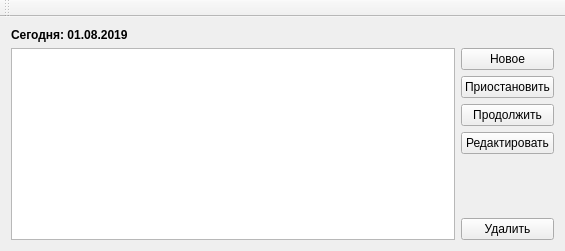
<?xml version="1.0" encoding="UTF-8"?>
<ui version="4.0">
 <class>QAcTime</class>
 <widget class="QMainWindow" name="QAcTime">
  <property name="geometry">
   <rect>
    <x>0</x>
    <y>0</y>
    <width>565</width>
    <height>251</height>
   </rect>
  </property>
  <property name="windowTitle">
   <string>QAcTime</string>
  </property>
  <widget class="QWidget" name="centralWidget">
   <layout class="QHBoxLayout" name="horizontalLayout_2">
    <item>
     <layout class="QVBoxLayout" name="verticalLayout_2">
      <item>
       <widget class="QLabel" name="todayLabel">
        <property name="font">
         <font>
          <weight>75</weight>
          <bold>true</bold>
         </font>
        </property>
        <property name="text">
         <string>Сегодня: 01.08.2019</string>
        </property>
       </widget>
      </item>
      <item>
       <layout class="QHBoxLayout" name="horizontalLayout">
        <item>
         <widget class="QTableView" name="tableView">
          <property name="editTriggers">
           <set>QAbstractItemView::NoEditTriggers</set>
          </property>
          <attribute name="verticalHeaderVisible">
           <bool>false</bool>
          </attribute>
         </widget>
        </item>
        <item>
         <layout class="QVBoxLayout" name="verticalLayout">
          <item>
           <widget class="QPushButton" name="newActivityButton">
            <property name="text">
             <string>Новое</string>
            </property>
           </widget>
          </item>
          <item>
           <widget class="QPushButton" name="pauseButton">
            <property name="text">
             <string>Приостановить</string>
            </property>
           </widget>
          </item>
          <item>
           <widget class="QPushButton" name="continueButton">
            <property name="text">
             <string>Продолжить</string>
            </property>
           </widget>
          </item>
          <item>
           <widget class="QPushButton" name="editButton">
            <property name="text">
             <string>Редактировать</string>
            </property>
           </widget>
          </item>
          <item>
           <spacer name="verticalSpacer">
            <property name="orientation">
             <enum>Qt::Vertical</enum>
            </property>
            <property name="sizeHint" stdset="0">
             <size>
              <width>17</width>
              <height>38</height>
             </size>
            </property>
           </spacer>
          </item>
          <item>
           <widget class="QPushButton" name="deleteButton">
            <property name="text">
             <string>Удалить</string>
            </property>
           </widget>
          </item>
         </layout>
        </item>
       </layout>
      </item>
     </layout>
    </item>
   </layout>
  </widget>
  <widget class="QToolBar" name="mainToolBar">
   <attribute name="toolBarArea">
    <enum>TopToolBarArea</enum>
   </attribute>
   <attribute name="toolBarBreak">
    <bool>false</bool>
   </attribute>
  </widget>
  <action name="newAction">
   <property name="icon">
    <iconset resource="qactime.qrc">
     <normaloff>:/images/new-act.png</normaloff>:/images/new-act.png</iconset>
   </property>
   <property name="text">
    <string>newAction</string>
   </property>
   <property name="toolTip">
    <string>Новое</string>
   </property>
  </action>
  <action name="pauseAction">
   <property name="icon">
    <iconset resource="qactime.qrc">
     <normaloff>:/images/pause.png</normaloff>:/images/pause.png</iconset>
   </property>
   <property name="text">
    <string>pauseAction</string>
   </property>
   <property name="toolTip">
    <string>Приостановить</string>
   </property>
  </action>
  <action name="continueAction">
   <property name="icon">
    <iconset resource="qactime.qrc">
     <normaloff>:/images/continue.png</normaloff>:/images/continue.png</iconset>
   </property>
   <property name="text">
    <string>continueAction</string>
   </property>
   <property name="toolTip">
    <string>Продолжить</string>
   </property>
  </action>
  <action name="editAction">
   <property name="icon">
    <iconset resource="qactime.qrc">
     <normaloff>:/images/edit.png</normaloff>:/images/edit.png</iconset>
   </property>
   <property name="text">
    <string>editAction</string>
   </property>
   <property name="toolTip">
    <string>Редактировать</string>
   </property>
  </action>
  <action name="deleteAction">
   <property name="icon">
    <iconset resource="qactime.qrc">
     <normaloff>:/images/delete.png</normaloff>:/images/delete.png</iconset>
   </property>
   <property name="text">
    <string>deleteAction</string>
   </property>
   <property name="toolTip">
    <string>Удалить</string>
   </property>
  </action>
  <action name="reportAction">
   <property name="icon">
    <iconset resource="qactime.qrc">
     <normaloff>:/images/export.png</normaloff>:/images/export.png</iconset>
   </property>
   <property name="text">
    <string>reportAction</string>
   </property>
   <property name="toolTip">
    <string>Отчёт</string>
   </property>
  </action>
  <action name="aboutAction">
   <property name="icon">
    <iconset resource="qactime.qrc">
     <normaloff>:/images/about.png</normaloff>:/images/about.png</iconset>
   </property>
   <property name="text">
    <string>aboutAction</string>
   </property>
   <property name="toolTip">
    <string>О программе</string>
   </property>
  </action>
  <action name="aboutQtAction">
   <property name="icon">
    <iconset resource="qactime.qrc">
     <normaloff>:/images/qt-logo.png</normaloff>:/images/qt-logo.png</iconset>
   </property>
   <property name="text">
    <string>aboutQtAction</string>
   </property>
   <property name="toolTip">
    <string>Информация о Qt</string>
   </property>
  </action>
 </widget>
 <layoutdefault spacing="6" margin="11"/>
 <resources>
  <include location="qactime.qrc"/>
 </resources>
 <connections/>
</ui>
